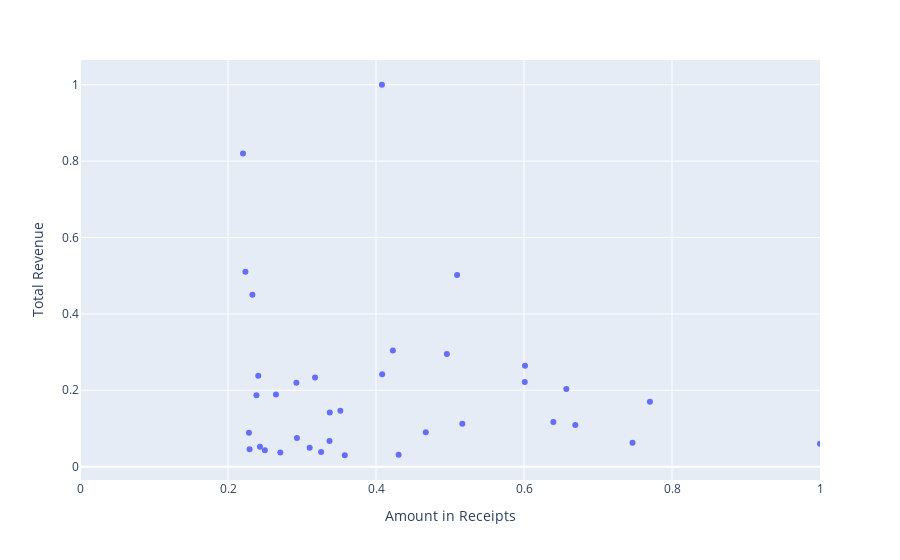

The code cell stored with this chart in its notebook:
### Code cell
fig = px.scatter(scaled_df, x = "amount_receipt", y = "revenue", labels = dict(revenue = "Total Revenue", amount_receipt = "Amount in Receipts"))
fig.update_xaxes(range = [0,1])

### Figure 1 — Plotly figure (JSON) as saved in the notebook; plotly's stock layout.template omitted (floating-point values rounded to 4 significant figures)
{"data": [{"hovertemplate": "Amount in Receipts=%{x}<br>Total Revenue=%{y}<extra></extra>", "legendgroup": "", "marker": {"color": "#636efa", "symbol": "circle"}, "mode": "markers", "name": "", "orientation": "v", "showlegend": false, "type": "scatter", "x": [1, 0.7702, 0.7466, 0.6693, 0.6572, 0.6396, 0.6014, 0.601, 0.5166, 0.5096, 0.4958, 0.4673, 0.4306, 0.4228, 0.4083, 0.408, 0.3578, 0.3518, 0.3375, 0.3372, 0.3258, 0.3176, 0.3103, 0.2931, 0.2924, 0.2707, 0.2648, 0.2498, 0.2432, 0.2409, 0.2384, 0.233, 0.2291, 0.2283, 0.2235, 0.2202], "xaxis": "x", "y": [0.06005, 0.1699, 0.06227, 0.1087, 0.2032, 0.1171, 0.2639, 0.2217, 0.1124, 0.5021, 0.2948, 0.09023, 0.0311, 0.3039, 0.2421, 1, 0.0298, 0.1466, 0.1419, 0.06716, 0.0386, 0.2333, 0.04944, 0.07521, 0.22, 0.03686, 0.1891, 0.04308, 0.0522, 0.238, 0.1868, 0.4498, 0.04536, 0.08899, 0.51, 0.8203], "yaxis": "y"}], "layout": {"legend": {"tracegroupgap": 0}, "margin": {"t": 60}, "xaxis": {"anchor": "y", "domain": [0, 1], "range": [0, 1], "title": {"text": "Amount in Receipts"}}, "yaxis": {"anchor": "x", "domain": [0, 1], "title": {"text": "Total Revenue"}}}}
